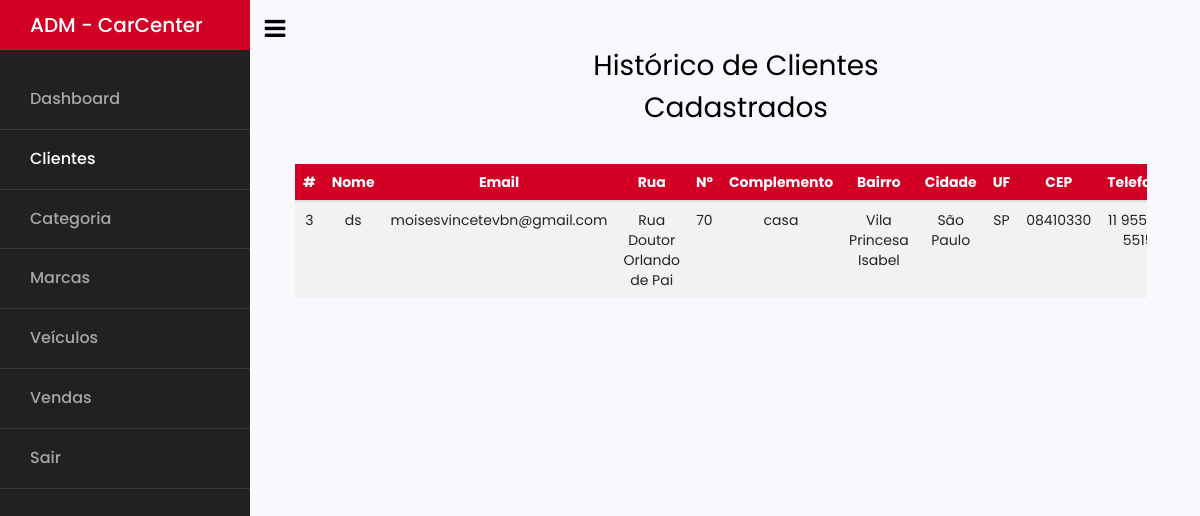
/area-restrita/relatorio-cliente.php (signed in), run on the app's committed database.
### tables this page shows
CREATE TABLE `tbcliente` (
  `idCliente` int(11) NOT NULL,
  `nomeCliente` varchar(50) DEFAULT NULL,
  `cpfCliente` char(14) DEFAULT NULL,
  `emailCliente` varchar(80) DEFAULT NULL,
  `senhaCliente` char(14) DEFAULT NULL,
  `logradouroCliente` varchar(25) DEFAULT NULL,
  `numLogCliente` int(11) DEFAULT NULL,
  `compCliente` varchar(20) DEFAULT NULL,
  `bairroCliente` varchar(50) DEFAULT NULL,
  `cidadeCliente` varchar(50) DEFAULT NULL,
  `ufCliente` char(2) DEFAULT NULL,
  `cepCliente` char(8) DEFAULT NULL,
  `telefonecliente` varchar(15) DEFAULT NULL
);

### models/cliente.php (called while the page is built, shortened)
<?php
class Cliente
{
    public static function listar()
    {
        $conexao = Conexao::conectar();
        $querySelect = ("SELECT idCliente, nomeCliente, cpfCliente, emailCliente, senhaCliente, logradouroCliente, numLogCliente, compCliente, bairroCliente, cidadeCliente, ufCliente, cepCliente, telefoneCliente FROM tbCliente ORDER BY idCliente DESC");
        $result = $conexao->prepare($querySelect);
        $result->execute();
        $lista = $result->fetchAll();
        return $lista;
    }
}
?>

### area-restrita/relatorio-cliente.php (the view, shortened to what this page needs)
<!DOCTYPE php>
<php lang="pt-br">
    <head>
        <link type="text/css" rel="stylesheet" href="../css/bootstrap.min.css" />
        <link type="text/css" rel="stylesheet" href="../css/slick.css" />
        <link type="text/css" rel="stylesheet" href="../css/slick-theme.css" />
        <link type="text/css" rel="stylesheet" href="../css/nouislider.min.css" />
        <link rel="stylesheet" href="../css/font-awesome.min.css">
        <link type="text/css" rel="stylesheet" href="../css/style.css" />
        <link rel="stylesheet" href="https://stackpath.bootstrapcdn.com/font-awesome/4.7.0/css/font-awesome.min.css">
        <link rel="stylesheet" href="../css/style-form.css">
        <link rel="stylesheet" href="../css/style-dashboard.css">
        <link rel="stylesheet" href="../css/style-table.css">
    </head>
    <body>
        <header>
            <div class="wrapper d-flex align-items-stretch" style=" border-bottom: 3px solid #D10024;">
                <nav id="sidebar">
                    <div class="custom-menu">
                        <button type="button" id="sidebarCollapse" class="btn btn-primary">
                            <i class="fa fa-bars" style="margin-left: 210px;"></i>
                        </button>
                    </div>
                    <h1><a href="../index.php" class="logo">ADM - CarCenter</a></h1>
                    <ul class="list-unstyled components mb-5">
                        <li>
                            <a href="adm-dashboard.php"><span></span> Dashboard</a>
                        </li>
                        <li class="active">
                            <a href="relatorio-cliente.php"><span></span>Clientes</a>
                        </li>
                        <li>
                            <a href="relatorio-categorias.php"><span></span>Categoria</a>
                        </li>
                        <li>
                            <a href="relatorio-marcas.php"><span></span>Marcas</a>
                        </li>
                        <li>
                            <a href="relatorio-produtos.php"><span></span>Veículos</a>
                        </li>
                        <li>
                            <a href="form-venda.php"><span></span>Vendas</a>
                        </li>
                        <li>
                            <a href="../logout.php"><span></span>Sair</a>
                        </li>
                    </ul>
                </nav>
                <?php
                require_once '../models/cliente.php';
                ?>
                <div id="content" class="p-4 p-md-5 pt-5">
                    <div style="width: 100%;">
                        <div style="width: 100%; margin-top: 15px;">
                            <section class="">
                                <div class="container-fluid" style="width: 100%;">
                                    <div class="row justify-content-center">
                                        <div class="col-md-6 text-center mb-5">
                                            <h2 class="heading-section">Histórico de Clientes Cadastrados</h2>
                                        </div>
                                    </div>
                                    <div class="row" style="width: 100%;">
                                        <div class="col-md-12">
                                            <div class="table-wrap">
                                                <table class="table table-striped text-center">
                                                    <thead class="thead-primary">
                                                        <tr>
                                                            <th>#</th>
                                                            <th>Nome</th>
                                                            <th>Email</th>
                                                            <th>Rua</th>
                                                            <th>Nº</th>
                                                            <th>Complemento</th>
                                                            <th>Bairro</th>
                                                            <th>Cidade</th>
                                                            <th>UF</th>
                                                            <th>CEP</th>
                                                            <th>Telefone</th>
                                                        </tr>
                                                    </thead>
                                                    <tbody>
                                                        <?php
                                                        for ($i = 0; $i < count(cliente::listar()); $i++) {
                                                            print("
																	<tr>
																		<td>" . cliente::listar()[$i][0] . "</td>
																		<td>" . cliente::listar()[$i][1] . "</td>
																		<td>" . cliente::listar()[$i][3] . "</td>
                                                                        <td>" . cliente::listar()[$i][5] . "</td>
																		<td>" . cliente::listar()[$i][6] . "</td>
                                                                        <td>" . cliente::listar()[$i][7] . "</td>
																		<td>" . cliente::listar()[$i][8] . "</td>
                                                                        <td>" . cliente::listar()[$i][9] . "</td>
																		<td>" . cliente::listar()[$i][10] . "</td>
                                                                        <td>" . cliente::listar()[$i][11] . "</td>
																		<td>" . cliente::listar()[$i][12] . "</td>
																	</tr>
																	");
                                                        }
                                                        ?>
                                                    </tbody>
                                                </table>
                                            </div>
                                        </div>
                                    </div>
                                </div>
                            </section>
                        </div>
                    </div>
                </div>
            </div>
    </body>
</php>

### css/style.css (style rules this page uses)
body { font-family: 'Montserrat', sans-serif; font-weight: 400; color: #333; }
h1, h2, h3, h4, h5, h6 { color: #2B2D42; font-weight: 700; margin: 0 0 10px; }
a { color: #2B2D42; font-weight: 500; -webkit-transition: 0.2s color; transition: 0.2s color; }
ul, ol { margin: 0; padding: 0; list-style: none }

### css/style-form.css (style rules this page uses)
*, *:before, *:after { box-sizing: border-box; margin: 0; padding: 0; }
body { font-family: 'Open Sans', Helvetica, Arial, sans-serif; background: #d9d9d9; }
input, button { border: none; outline: none; background: none; font-family: 'Open Sans', Helvetica, Arial, sans-serif; }
button { display: block; margin: 0 auto; width: 260px; height: 36px; border-radius: 30px; color: #fff; font-size: 15px; cursor: pointer; }
h2 { width: 100%; font-size: 26px; text-align: center; }

### data on the page
tbcliente: idCliente "3", nomeCliente "ds", emailCliente "moisesvincetevbn@gmail.com", logradouroCliente "Rua Doutor Orlando de Pai", numLogCliente "70", compCliente "casa", bairroCliente "Vila Princesa Isabel", cidadeCliente "São Paulo", ufCliente "SP", cepCliente "08410330", telefonecliente "11…"
